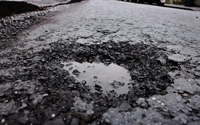
#> input picture data/validation/jalan_lubang/445.jpg, 200 x 125 px
$ python -i predict_manual.py   (imports and definitions only)
#> lines starting #> are read from the running program, lines starting #| are printed output that depends on the picture
### src/manual_features.py
import cv2
import numpy as np

def preprocess_image(image_bgr, target_size=(64, 64), apply_denoise=True, denoise_method='gaussian'):
    """
    Preprocess image dengan resize dan noise reduction

    Args:
        image_bgr:  Input image dalam format BGR (numpy array)
        target_size: Target size untuk resize (width, height)
        apply_denoise:  Apakah apply denoising atau tidak
        denoise_method:  Metode denoising ('gaussian', 'bilateral', 'nlm')

    Returns:
        Grayscale image yang sudah dipreprocess (numpy array)
    """
    # Resize image
    resized_image = cv2.resize(image_bgr, target_size, interpolation=cv2.INTER_AREA)

    # Convert to grayscale
    grayscale_image = cv2.cvtColor(resized_image, cv2.COLOR_BGR2GRAY)

    # Apply noise reduction (optional)
    if apply_denoise:
        if denoise_method == 'gaussian':
            # Gaussian Blur - Fast, mild denoising
            denoised_image = cv2.GaussianBlur(grayscale_image, (3, 3), 0)

        elif denoise_method == 'bilateral':
            # Bilateral Filter - Slower, better edge preservation
            denoised_image = cv2.bilateralFilter(grayscale_image, d=5, sigmaColor=50, sigmaSpace=50)

        elif denoise_method == 'nlm':
            # Non-local Means Denoising - Best quality, slowest
            denoised_image = cv2.fastNlMeansDenoising(grayscale_image, h=10)

        else:
            raise ValueError(f"Unknown denoise method: {denoise_method}")

        return denoised_image

    return grayscale_image


def lbp_manual(grayscale_image, radius=1, num_points=8):
    """
    LBP (Local Binary Pattern) circular neighborhood - manual implementation

    Args:
        grayscale_image:  Input grayscale image (numpy array 2D)
        radius: Radius dari circular neighborhood (default:  1)
        num_points:  Jumlah sampling points di sekitar pixel (default: 8)

    Returns:
        lbp_result: LBP image (numpy array 2D, dtype=uint8)
    """
    image_height, image_width = grayscale_image.shape
    lbp_result = np.zeros((image_height, image_width), dtype=np.uint8)

    # Generate sampling angles (circular neighborhood)
    # Sudut dari 0 hingga 2π, dibagi merata sebanyak num_points
    angles = np.linspace(0, 2 * np.pi, num_points, endpoint=False)

    # Calculate offset coordinates untuk setiap sampling point
    # Gunakan trigonometri:  x = r*cos(θ), y = r*sin(θ)
    coordinate_offsets = [
        (int(radius * np.cos(angle)), int(radius * np.sin(angle)))
        for angle in angles
    ]

    # Process setiap pixel (skip border karena tidak punya neighbor lengkap)
    for row_idx in range(radius, image_height - radius):
        for col_idx in range(radius, image_width - radius):

            # Pixel pusat yang akan dibandingkan dengan neighbors
            center_pixel_value = grayscale_image[row_idx, col_idx]
            binary_code = 0

            # Compare dengan setiap neighbor
            for bit_position, (delta_row, delta_col) in enumerate(coordinate_offsets):
                # Koordinat neighbor pixel
                neighbor_row = row_idx + delta_row
                neighbor_col = col_idx + delta_col

                # Border handling:  jika keluar dari image boundary
                if 0 <= neighbor_row < image_height and 0 <= neighbor_col < image_width:
                    neighbor_pixel_value = grayscale_image[neighbor_row, neighbor_col]
                else:
                    # Gunakan nilai center sebagai fallback
                    neighbor_pixel_value = center_pixel_value

                # Build binary code:
                # Jika neighbor >= center, set bit ke 1 pada posisi tertentu
                # Gunakan bitwise OR dan left shift
                binary_code |= (neighbor_pixel_value >= center_pixel_value) << bit_position

            # Simpan LBP code untuk pixel ini
            lbp_result[row_idx, col_idx] = binary_code

    return lbp_result


def glcm_manual(lbp_image, distance=1, angle=0, gray_levels=256):
    """
    GLCM (Gray-Level Co-occurrence Matrix) - manual computation

    Args:
        lbp_image: Input image (biasanya hasil dari LBP)
        distance: Jarak antar pixel yang dipasangkan
        angle: Sudut direction (0, 45, 90, 135, 180, 225, 270, 315)
        gray_levels: Jumlah gray level (default: 256)

    Returns:
        cooccurrence_matrix:  GLCM matrix (numpy array 2D, normalized)
    """
    image_height, image_width = lbp_image.shape
    cooccurrence_matrix = np. zeros((gray_levels, gray_levels), dtype=np.float32)

    # Tentukan direction offset berdasarkan angle
    if angle == 0:  # Horizontal (kanan)
        row_offset, col_offset = 0, distance
    elif angle == 90:  # Vertical (bawah)
        row_offset, col_offset = distance, 0
    elif angle == 45:  # Diagonal (kanan-bawah)
        row_offset, col_offset = distance, distance
    elif angle == 135:  # Diagonal (kiri-bawah)
        row_offset, col_offset = distance, -distance
    else:
        # Untuk angle lain, hitung dengan trigonometri
        angle_rad = np.deg2rad(angle)
        row_offset = int(distance * np.sin(angle_rad))
        col_offset = int(distance * np.cos(angle_rad))

    # Build co-occurrence matrix
    for row_idx in range(image_height):
        for col_idx in range(image_width):

            # Koordinat neighbor pixel
            neighbor_row = row_idx + row_offset
            neighbor_col = col_idx + col_offset

            # Pastikan neighbor dalam boundary
            if 0 <= neighbor_row < image_height and 0 <= neighbor_col < image_width:
                current_pixel = lbp_image[row_idx, col_idx]
                neighbor_pixel = lbp_image[neighbor_row, neighbor_col]

                # Increment count untuk pasangan (current, neighbor)
                cooccurrence_matrix[current_pixel, neighbor_pixel] += 1

    # Normalize:  jadikan probabilitas (sum = 1)
    matrix_sum = cooccurrence_matrix.sum()
    if matrix_sum > 0:
        cooccurrence_matrix /= matrix_sum

    return cooccurrence_matrix


def glcm_features(cooccurrence_matrix):
    """
    Extract Haralick features dari GLCM matrix

    Args:
        cooccurrence_matrix:  GLCM matrix (2D numpy array)

    Returns:
        features: Array berisi [contrast, correlation, energy, homogeneity]
    """
    # Create index matrices
    row_indices, col_indices = np.ogrid[
        : cooccurrence_matrix.shape[0],
        :cooccurrence_matrix.shape[1]
    ]

    # Feature 1: Contrast
    # Mengukur perbedaan intensitas antar pixel
    # Nilai tinggi = gambar kasar/bergerigi (lubang jalan)
    contrast = np.sum(cooccurrence_matrix * (row_indices - col_indices) ** 2)

    # Feature 2: Homogeneity (Inverse Difference Moment)
    # Mengukur keseragaman tekstur
    # Nilai tinggi = tekstur seragam (jalan mulus)
    homogeneity = np.sum(cooccurrence_matrix / (1 + (row_indices - col_indices) ** 2))

    # Feature 3: Energy (Angular Second Moment)
    # Mengukur keseragaman distribusi GLCM
    # Nilai tinggi = pola repetitif
    energy = np.sqrt(np.sum(cooccurrence_matrix ** 2))

    # Feature 4: Correlation
    # Mengukur ketergantungan linear antar pixel
    mean_row = np.sum(row_indices * cooccurrence_matrix. sum(axis=1))
    mean_col = np. sum(col_indices * cooccurrence_matrix.sum(axis=0))

    std_row = np.sqrt(np.sum(((row_indices - mean_row) ** 2) * cooccurrence_matrix.sum(axis=1)))
    std_col = np.sqrt(np.sum(((col_indices - mean_col) ** 2) * cooccurrence_matrix.sum(axis=0)))

    # Prevent division by zero
    if std_row * std_col > 0:
        correlation = np.sum(
            cooccurrence_matrix * (row_indices - mean_row) * (col_indices - mean_col)
        ) / (std_row * std_col)
    else:
        correlation = 0.0

    return np.array([contrast, correlation, energy, homogeneity], dtype=np.float32)


# [78 lines left out: functions knn_manual, extract_features_manual, not called in this run]

### src/predict_manual.py
# ============================================================================
# IMPORT LIBRARIES
# ============================================================================
import cv2  # OpenCV untuk image processing
import numpy as np  # NumPy untuk operasi array/matrix
import joblib  # Untuk load saved model
import os  # Untuk file path operations
import sys  # Untuk system operations
import matplotlib.pyplot as plt  # Untuk visualisasi/plotting
from matplotlib.patches import Rectangle  # Untuk menggambar rectangle overlay
from manual_features import extract_features_manual, knn_manual, preprocess_image, lbp_manual, glcm_manual  # Import fungsi manual

# ============================================================================
# CONFIGURATION CONSTANTS
# ============================================================================
# Definisi nama kelas untuk 3 kategori jalan
CLASS_NAMES = ["Jalan Tidak Rusak", "Jalan Lubang", "Jalan Retak"]

# Warna untuk setiap kelas (format BGR untuk OpenCV)
CLASS_COLORS = {
    0: (0, 255, 0),    # Green - Jalan Tidak Rusak
    1: (0, 0, 255),    # Red - Jalan Lubang
    2: (0, 165, 255),  # Orange - Jalan Retak
}


# ============================================================================
# FUNCTION:  EXTRACT FEATURES WITH INTERMEDIATE RESULTS
# ============================================================================
def extract_features_with_intermediate(image_bgr, apply_denoise=True, denoise_method='gaussian'):
    """
    Ekstrak fitur dari gambar DAN simpan hasil intermediate untuk visualisasi.

    Fungsi ini melakukan ekstraksi fitur secara manual dengan menyimpan
    hasil dari setiap tahap preprocessing untuk keperluan visualisasi.

    Args:
        image_bgr (np.ndarray): Gambar input dalam format BGR (dari cv2.imread)
        apply_denoise (bool): Aktifkan/nonaktifkan pengurangan noise
        denoise_method (str): Metode denoising ('gaussian'/'bilateral'/'nlm')

    Returns:
        tuple: (feature_vector, intermediate)
            - feature_vector: Array 1D berisi 6 features (contrast, correlation, energy, homogeneity, mean, std)
            - intermediate: Dictionary berisi gambar hasil tiap step preprocessing
    """
    # ========================================
    # STEP 1: GRAYSCALE & RESIZE
    # ========================================
    # Preprocess:  resize ke 64x64 dan convert ke grayscale (tanpa denoise dulu)
    grayscale = preprocess_image(image_bgr, target_size=(64, 64), apply_denoise=False, denoise_method=denoise_method)

    # ========================================
    # STEP 2: NOISE REDUCTION
    # ========================================
    # Apply denoising jika enabled (gunakan metode yang dipilih)
    if apply_denoise:
        if denoise_method == 'gaussian':
            # Gaussian Blur:  fast, mild denoising
            # Kernel size (3,3) = ukuran filter blur
            # 0 = sigmaX (calculated from kernel size)
            denoised = cv2.GaussianBlur(grayscale, (3, 3), 0)

        elif denoise_method == 'bilateral':
            # Bilateral Filter: slower, better edge preservation
            # d=5 = diameter neighborhood
            # sigmaColor=50 = filter sigma in color space
            # sigmaSpace=50 = filter sigma in coordinate space
            denoised = cv2.bilateralFilter(grayscale, d=5, sigmaColor=50, sigmaSpace=50)

        elif denoise_method == 'nlm':
            # Non-local Means: best quality, slowest
            # h=10 = filter strength (higher = more denoising)
            denoised = cv2.fastNlMeansDenoising(grayscale, h=10)

        else:
            # Fallback:  jika method unknown, pakai grayscale apa adanya
            denoised = grayscale. copy()
    else:
        # Jika denoising disabled, langsung copy grayscale
        denoised = grayscale.copy()

    # ========================================
    # STEP 3: LOCAL BINARY PATTERN (LBP)
    # ========================================
    # Extract LBP dari denoised image
    # radius=1 = jarak ke neighbor
    # num_points=8 = jumlah sampling points di sekitar pixel
    lbp_image = lbp_manual(denoised, radius=1, num_points=8)

    # ========================================
    # STEP 4: GLCM (GRAY-LEVEL CO-OCCURRENCE MATRIX)
    # ========================================
    # Compute GLCM dari LBP image
    # distance=1 = jarak antar pixel yang dipasangkan
    # angle=0 = direction horizontal (0 derajat)
    # gray_levels=256 = jumlah gray levels (0-255)
    glcm_matrix = glcm_manual(lbp_image, distance=1, angle=0, gray_levels=256)

    # Normalize GLCM ke range 0-255 untuk visualisasi
    # glcm_matrix berisi probability (0-1), kalikan 255 untuk display
    glcm_vis = (glcm_matrix * 255).astype(np.uint8)

    # ========================================
    # STEP 5: EXTRACT HARALICK FEATURES
    # ========================================
    # Import fungsi untuk extract 4 Haralick features dari GLCM
    from manual_features import glcm_features

    # Extract 4 features:  contrast, correlation, energy, homogeneity
    haralick_features = glcm_features(glcm_matrix)

    # ========================================
    # STEP 6: FIRST-ORDER STATISTICS
    # ========================================
    # Hitung mean dan std dari denoised image
    mean_intensity = denoised.mean()  # Rata-rata intensitas pixel
    std_intensity = denoised.std()    # Standard deviation intensitas pixel

    # ========================================
    # STEP 7: COMBINE ALL FEATURES
    # ========================================
    # Gabungkan 4 Haralick features + 2 first-order statistics = 6 features total
    feature_vector = np. append(haralick_features, [mean_intensity, std_intensity])

    # ========================================
    # STEP 8: COLLECT INTERMEDIATE RESULTS
    # ========================================
    # Simpan hasil tiap step dalam dictionary untuk visualisasi nanti
    # GLCM tidak disimpan karena tidak ditampilkan di GUI
    intermediate = {
        'grayscale': grayscale,  # Hasil step 1
        'denoised': denoised,    # Hasil step 2
        'lbp': lbp_image,        # Hasil step 3
    }

    return feature_vector, intermediate


# ============================================================================
# FUNCTION:  PREDICT IMAGE WITH MANUAL KNN
# ============================================================================
# [574 lines left out: functions predict_image_manual, visualize_prediction_with_preprocessing, visualize_prediction_simple, print_prediction_result, main, not called in this run]


# ============================================================================
# ENTRY POINT
# ============================================================================
# __name__ == "__main__" = True jika script dijalankan directly
# False jika di-import sebagai module
# [2 lines not run here, left out]

>>> import cv2
>>> picture = cv2.imread('../data/validation/jalan_lubang/445.jpg')
#> picture is the input picture: shape (125, 200, 3); mean B, G, R 97.9, 93.1, 94.9
>>> result = extract_features_with_intermediate(picture)
#> in preprocess_image, `resized_image = cv2.resize(image_bgr, target_size, interpolation=cv2.I..`:
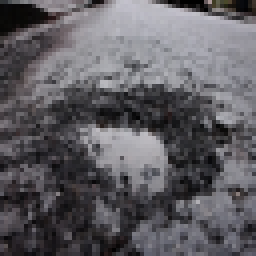
#> resized_image: shape (64, 64, 3) (shown 4 times larger); mean B, G, R 97.9, 93.1, 94.9
#> in extract_features_with_intermediate, `denoised = cv2.GaussianBlur(grayscale, (3, 3), 0)`:
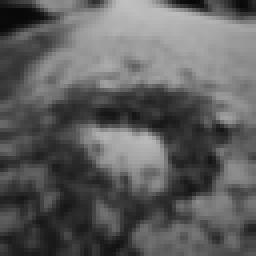
#> denoised: shape (64, 64) (shown 4 times larger); min 7, max 192, mean 94.2
#> after the loop in lbp_manual, `for row_idx in range(radius, image_height - radius):`:
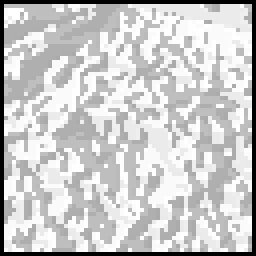
#> lbp_result: shape (64, 64) (shown 4 times larger); min 0, max 255, mean 201.6
#> in glcm_manual, `matrix_sum = cooccurrence_matrix.sum()`: matrix_sum = 4032
#> in glcm_manual, `cooccurrence_matrix /= matrix_sum`: cooccurrence_matrix: shape (256, 256) float32; min 0, max 0.0704, mean 1.53e-05
#> in glcm_features, `contrast = np.sum(cooccurrence_matrix * (row_indices - col_indices) **..`: contrast = 2666.5
#> in glcm_features, `homogeneity = np.sum(cooccurrence_matrix / (1 + (row_indices - col_ind..`: homogeneity = 0.384
#> in glcm_features, `energy = np.sqrt(np.sum(cooccurrence_matrix ** 2))`: energy = 0.162
#> in glcm_features, `mean_row = np.sum(row_indices * cooccurrence_matrix. sum(axis=1))`: mean_row = 32640
#> in glcm_features, `mean_col = np. sum(col_indices * cooccurrence_matrix.sum(axis=0))`: mean_col = 204.8
#> in glcm_features, `std_row = np.sqrt(np.sum(((row_indices - mean_row) ** 2) * cooccurrenc..`: std_row = 520201.4
#> in glcm_features, `std_col = np.sqrt(np.sum(((col_indices - mean_col) ** 2) * cooccurrenc..`: std_col = 55.49
#> in glcm_features, `correlation = np.sum( cooccurrence_matrix * (row_indices - mean_row) *..`: correlation = 6.05e-05
#> in extract_features_with_intermediate, `haralick_features = glcm_features(glcm_matrix)`: haralick_features = [2666.5, 6.05e-05, 0.162, 0.384]
#> in extract_features_with_intermediate, `mean_intensity = denoised.mean()`: mean_intensity = 94.22
#> in extract_features_with_intermediate, `std_intensity = denoised.std()`: std_intensity = 46.45
#> in extract_features_with_intermediate, `feature_vector = np. append(haralick_features, [mean_intensity, std_in..`: feature_vector = [2666.5, 6.05e-05, 0.162, 0.384, 94.22, 46.45]

$ run again, on data/validation/jalan_lubang/431.jpg
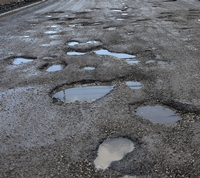
#> input picture data/validation/jalan_lubang/431.jpg, 200 x 178 px
#> picture is the input picture: shape (178, 200, 3); mean B, G, R 106.8, 102.9, 101.2
#> in extract_features_with_intermediate, `denoised = cv2.GaussianBlur(grayscale, (3, 3), 0)`:
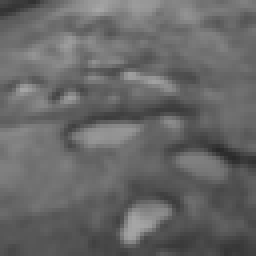
#> denoised: shape (64, 64) (shown 4 times larger); min 41, max 166, mean 102.8
#> after the loop in lbp_manual, `for row_idx in range(radius, image_height - radius):`:
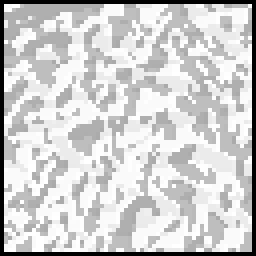
#> lbp_result: shape (64, 64) (shown 4 times larger); min 0, max 255, mean 205.8
#> matrix_sum = 4032
#> contrast = 2619.2
#> homogeneity = 0.427
#> energy = 0.173
#> mean_row = 32640
#> mean_col = 209.1
#> std_row = 520201.4
#> std_col = 56.05
#> correlation = 6.28e-05
#> haralick_features = [2619.2, 6.28e-05, 0.173, 0.427]
#> mean_intensity = 102.8
#> std_intensity = 21
#> feature_vector = [2619.2, 6.28e-05, 0.173, 0.427, 102.8, 21]

$ run again, on data/validation/jalan_lubang/432.jpg
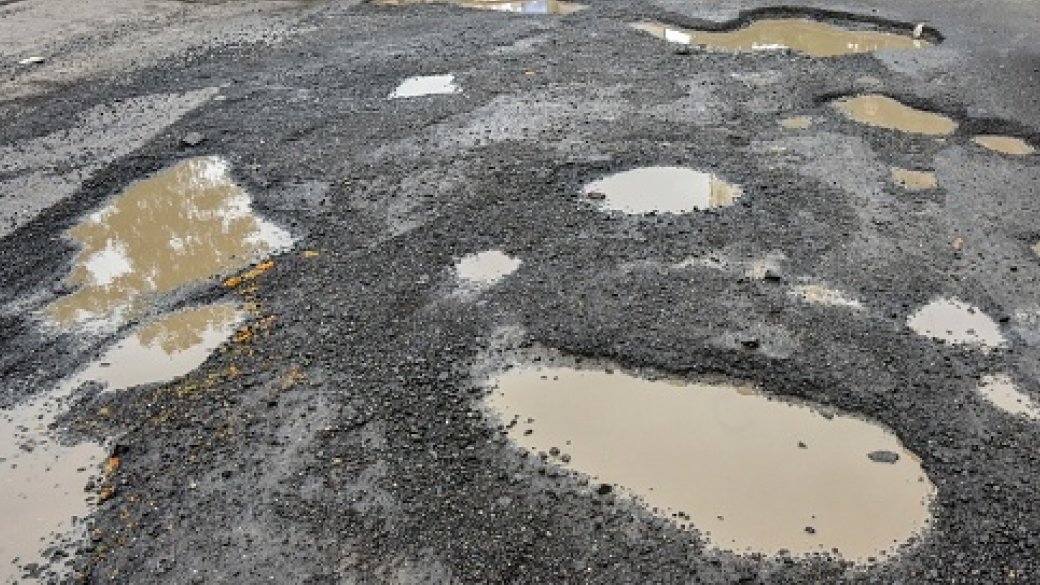
#> input picture data/validation/jalan_lubang/432.jpg, 1040 x 585 px
#> picture is the input picture: shape (585, 1040, 3); mean B, G, R 117, 121.1, 122.7
#> in extract_features_with_intermediate, `denoised = cv2.GaussianBlur(grayscale, (3, 3), 0)`:
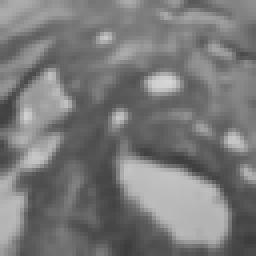
#> denoised: shape (64, 64) (shown 4 times larger); min 60, max 213, mean 121.1
#> after the loop in lbp_manual, `for row_idx in range(radius, image_height - radius):`:
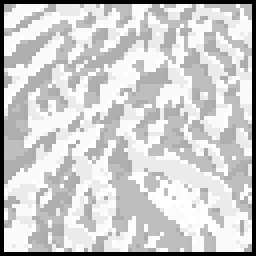
#> lbp_result: shape (64, 64) (shown 4 times larger); min 0, max 255, mean 203.4
#> matrix_sum = 4032
#> contrast = 2558.2
#> homogeneity = 0.447
#> energy = 0.175
#> mean_row = 32640
#> mean_col = 206.7
#> std_row = 520201.4
#> std_col = 55.84
#> correlation = 6.33e-05
#> haralick_features = [2558.2, 6.33e-05, 0.175, 0.447]
#> mean_intensity = 121.1
#> std_intensity = 33.35
#> feature_vector = [2558.2, 6.33e-05, 0.175, 0.447, 121.1, 33.35]

$ run again, on data/validation/jalan_lubang/434.jpg
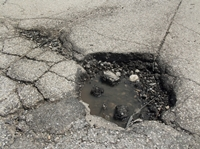
#> input picture data/validation/jalan_lubang/434.jpg, 200 x 149 px
#> picture is the input picture: shape (149, 200, 3); mean B, G, R 127.6, 135.6, 139.3
#> in extract_features_with_intermediate, `denoised = cv2.GaussianBlur(grayscale, (3, 3), 0)`:
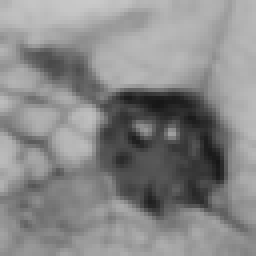
#> denoised: shape (64, 64) (shown 4 times larger); min 23, max 201, mean 135.8
#> after the loop in lbp_manual, `for row_idx in range(radius, image_height - radius):`:
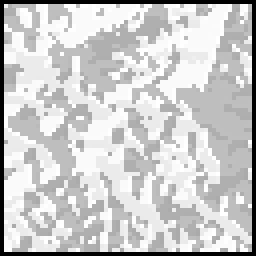
#> lbp_result: shape (64, 64) (shown 4 times larger); min 0, max 255, mean 202.1
#> matrix_sum = 4032
#> contrast = 2407.3
#> homogeneity = 0.469
#> energy = 0.185
#> mean_row = 32640
#> mean_col = 205.3
#> std_row = 520201.4
#> std_col = 55.04
#> correlation = 6.38e-05
#> haralick_features = [2407.3, 6.38e-05, 0.185, 0.469]
#> mean_intensity = 135.8
#> std_intensity = 42.17
#> feature_vector = [2407.3, 6.38e-05, 0.185, 0.469, 135.8, 42.17]
